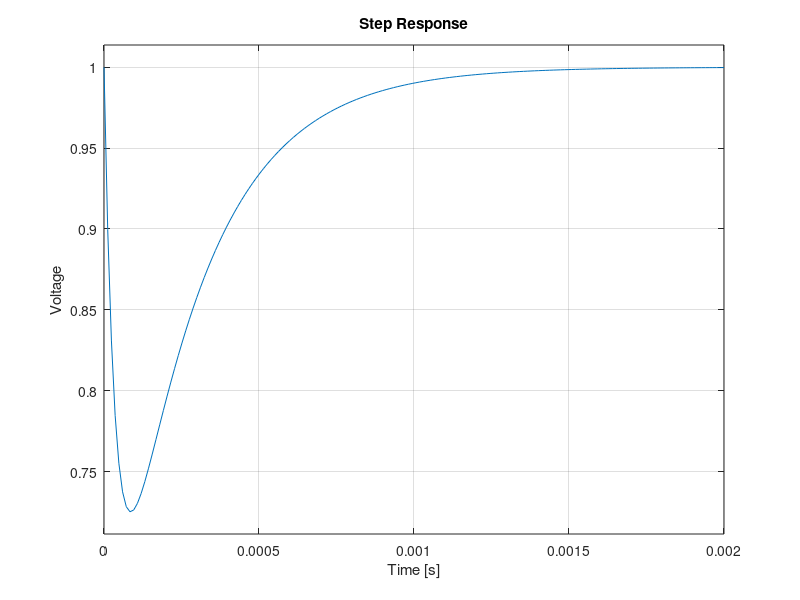
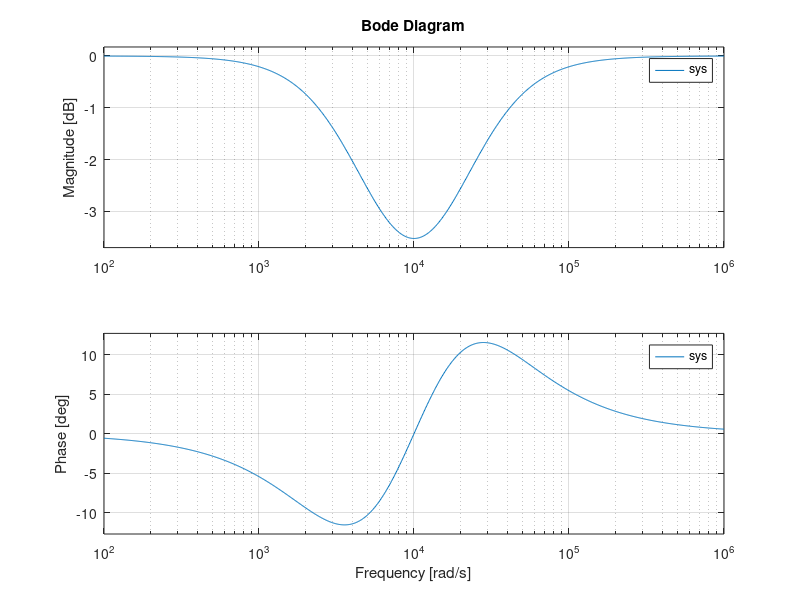

These charts were generated, in order, by the following MATLAB code:
clear; close all;
r1 = 100; r2 = 100;
c1 = 1e-6; c2 = 1e-6;
A = [-(1/r1+1/r2)/c1 -1/(c1*r2); -1/(c2*r2) -1/(c2*r2)]
B = [(1/r1+1/r2)/c1; 1/(c2*r2)]
C = [0 -1]
D = 1
sys = ss(A,B,C,D);

L = eig(A)

step(sys);
ylabel('Voltage');
figure;
bode(sys);
